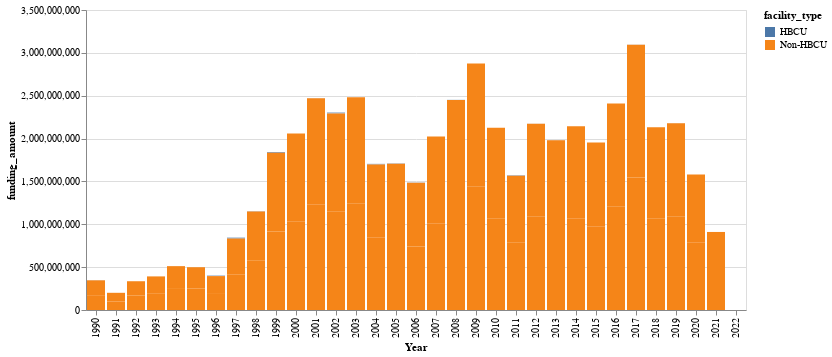

Write notebook code for a chart like this one.
### Code cell
alt.Chart(nimhFunding).transform_fold(['Non-HBCU', 'HBCU']).mark_bar().encode(
  x='Year:N',
  y='funding_amount:Q',
  color='facility_type:N')

### Figure 1 — Vega-Lite specification as saved in the notebook (floating-point values rounded to 4 significant figures)
{"config": {"view": {"continuousWidth": 400, "continuousHeight": 300}}, "data": {"name": "data-395fba9d5f760503452e6c5675f9d08e"}, "mark": "bar", "encoding": {"color": {"field": "facility_type", "type": "nominal"}, "x": {"field": "Year", "type": "nominal"}, "y": {"field": "funding_amount", "type": "quantitative"}}, "transform": [{"fold": ["Non-HBCU", "HBCU"]}], "$schema": "https://vega.github.io/schema/vega-lite/v4.17.0.json", "datasets": {"data-395fba9d5f760503452e6c5675f9d08e": [{"Year": "1990", "facility_type": "HBCU", "funding_amount": 1072000.0}, {"Year": "1990", "facility_type": "Non-HBCU", "funding_amount": 173100000.0}, {"Year": "1991", "facility_type": "Non-HBCU", "funding_amount": 100300000.0}, {"Year": "1992", "facility_type": "Non-HBCU", "funding_amount": 167800000.0}, {"Year": "1993", "facility_type": "HBCU", "funding_amount": 211000.0}, {"Year": "1993", "facility_type": "Non-HBCU", "funding_amount": 196000000.0}, {"Year": "1994", "facility_type": "Non-HBCU", "funding_amount": 255900000.0}, {"Year": "1995", "facility_type": "Non-HBCU", "funding_amount": 249600000.0}, {"Year": "1996", "facility_type": "HBCU", "funding_amount": 2966000.0}, {"Year": "1996", "facility_type": "Non-HBCU", "funding_amount": 197700000.0}, {"Year": "1997", "facility_type": "HBCU", "funding_amount": 5120000.0}, {"Year": "1997", "facility_type": "Non-HBCU", "funding_amount": 416800000.0}, {"Year": "1998", "facility_type": "HBCU", "funding_amount": 1807000.0}, {"Year": "1998", "facility_type": "Non-HBCU", "funding_amount": 574600000.0}, {"Year": "1999", "facility_type": "HBCU", "funding_amount": 4898000.0}, {"Year": "1999", "facility_type": "Non-HBCU", "funding_amount": 916700000.0}, {"Year": "2000", "facility_type": "HBCU", "funding_amount": 247300.0}, {"Year": "2000", "facility_type": "Non-HBCU", "funding_amount": 1030000000.0}, {"Year": "2001", "facility_type": "HBCU", "funding_amount": 469000.0}, {"Year": "2001", "facility_type": "Non-HBCU", "funding_amount": 1235000000.0}, {"Year": "2002", "facility_type": "HBCU", "funding_amount": 4664000.0}, {"Year": "2002", "facility_type": "Non-HBCU", "funding_amount": 1147000000.0}, {"Year": "2003", "facility_type": "Non-HBCU", "funding_amount": 1240000000.0}, {"Year": "2004", "facility_type": "HBCU", "funding_amount": 3518000.0}, {"Year": "2004", "facility_type": "Non-HBCU", "funding_amount": 848900000.0}, {"Year": "2005", "facility_type": "HBCU", "funding_amount": 2026000.0}, {"Year": "2005", "facility_type": "Non-HBCU", "funding_amount": 852600000.0}, {"Year": "2006", "facility_type": "HBCU", "funding_amount": 1472000.0}, {"Year": "2006", "facility_type": "Non-HBCU", "funding_amount": 742000000.0}, {"Year": "2007", "facility_type": "Non-HBCU", "funding_amount": 1012000000.0}, {"Year": "2008", "facility_type": "HBCU", "funding_amount": 785500.0}, {"Year": "2008", "facility_type": "Non-HBCU", "funding_amount": 1225000000.0}, {"Year": "2009", "facility_type": "HBCU", "funding_amount": 33900.0}, {"Year": "2009", "facility_type": "Non-HBCU", "funding_amount": 1437000000.0}, {"Year": "2010", "facility_type": "Non-HBCU", "funding_amount": 1063000000.0}, {"Year": "2011", "facility_type": "HBCU", "funding_amount": 2791000.0}, {"Year": "2011", "facility_type": "Non-HBCU", "funding_amount": 783300000.0}, {"Year": "2012", "facility_type": "HBCU", "funding_amount": 390000.0}, {"Year": "2012", "facility_type": "Non-HBCU", "funding_amount": 1087000000.0}, {"Year": "2013", "facility_type": "HBCU", "funding_amount": 871700.0}, {"Year": "2013", "facility_type": "Non-HBCU", "funding_amount": 990200000.0}, {"Year": "2014", "facility_type": "Non-HBCU", "funding_amount": 1071000000.0}, {"Year": "2015", "facility_type": "HBCU", "funding_amount": 146200.0}, {"Year": "2015", "facility_type": "Non-HBCU", "funding_amount": 976500000.0}, {"Year": "2016", "facility_type": "Non-HBCU", "funding_amount": 1205000000.0}, {"Year": "2017", "facility_type": "HBCU", "funding_amount": 645600.0}, {"Year": "2017", "facility_type": "Non-HBCU", "funding_amount": 1547000000.0}, {"Year": "2018", "facility_type": "HBCU", "funding_amount": 326700.0}, {"Year": "2018", "facility_type": "Non-HBCU", "funding_amount": 1066000000.0}, {"Year": "2019", "facility_type": "HBCU", "funding_amount": 442000.0}, {"Year": "2019", "facility_type": "Non-HBCU", "funding_amount": 1089000000.0}, {"Year": "2020", "facility_type": "Non-HBCU", "funding_amount": 790300000.0}, {"Year": "2021", "facility_type": "Non-HBCU", "funding_amount": 455200000.0}, {"Year": "2022", "facility_type": "Non-HBCU", "funding_amount": 260700.0}]}}
